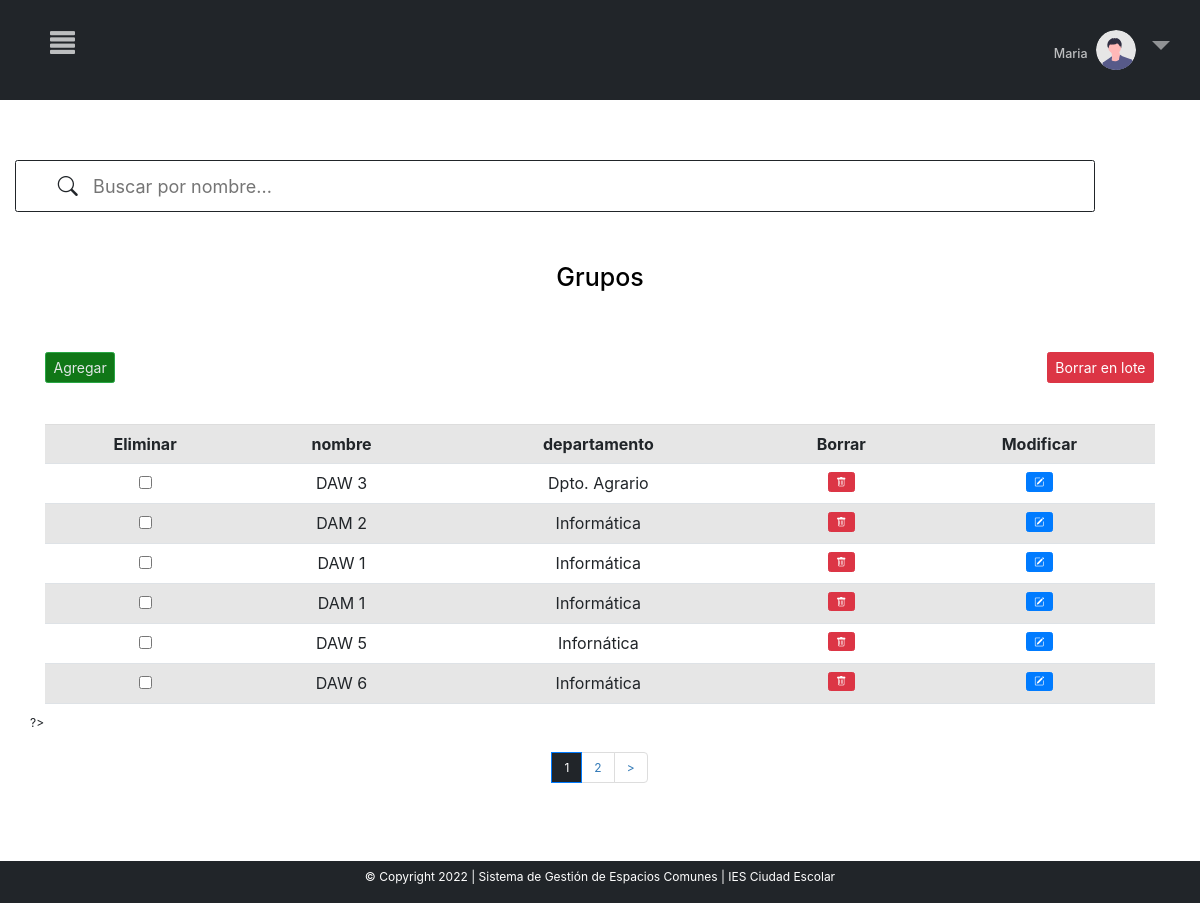
Page /MVC_proyectofinal/inicio.php?c=crudGrupos&page=1 (signed in) on the committed database.
### tables this page shows
CREATE TABLE `grupos` (
  `id` int(6) UNSIGNED NOT NULL,
  `nombre` varchar(30) NOT NULL,
  `departamento` varchar(80) NOT NULL
);

### MVC_proyectofinal/controller/controller.php (called while the page is built, shortened)
<?php
require_once ("models/crud.php");
class Control{
    function __construct()
    {
        $this->crud=new Crud();
    }
    function crudGrupos(){
        include_once ("views/crudGrupos.php");
    }
}
?>

### MVC_proyectofinal/models/conexion.php (called while the page is built)
<?php
class Conexion{
    public function conexion(){
        try{
            $conexion=new PDO("mysql:host=localhost;dbname=sgec","root","");
            $conexion->setAttribute(PDO::ATTR_ERRMODE,PDO::ERRMODE_EXCEPTION);
            return $conexion;
        }
        catch(PDOException $e){
            echo $e->getMessage();
            return null;
        }
    }
}
?>

### MVC_proyectofinal/models/crud.php (called while the page is built, shortened)
<?php
include("conexion.php");
    ?>
    <?php
class Crud extends Conexion{
    private $conexion;
    function __construct()
    {
        $this->conexion=parent::conexion();
    }
    function crudGrupos($opc,$iteams_pagina=null,$offset=null){
        if($opc==1){
            $sql="SELECT count(*) FROM grupos";
            $consulta=$this->conexion->prepare($sql);
            $consulta->execute();
            $count=$consulta->fetch(PDO::FETCH_NUM);
            return $count;
        }
        elseif($opc==2){
            $sql="SELECT * FROM grupos ORDER BY id ASC LIMIT ".$iteams_pagina." OFFSET ".$offset."";
            $consulta=$this->conexion->prepare($sql);
            $consulta->execute();
            $consult=$consulta->fetchAll(PDO::FETCH_ASSOC);
            $keys=array_keys($consult[0]);
            return array($consult,$keys);
        }
    }
}
?>

### MVC_proyectofinal/views/crudGrupos.php (the view, shortened to what this page needs)
<html lang="en" style="    overflow-x: hidden;">
<head>
<link rel="stylesheet" href="https://cdn.jsdelivr.net/npm/bootstrap-icons@1.8.1/font/bootstrap-icons.css">
<link rel="stylesheet" href="libs/bootstrap-5.1.3-dist/css/bootstrap.min.css">
</head>
<body style="font-size:12px !important">
<?php include "menu.php";
$count=$this->crud->crudGrupos(1);
if($count[0]==0){
    echo '
    <div class="row >
    <div class="col-md-12 ">
    <h1 class="display-3"> No se han creado grupos aún</h1>';
    echo "<a href='?c=crudGrupos&page=".$_GET['page']."&crear=1'><button name='crear' style='font-size:14px; margin-bottom:30px'  class='btn btn-success'> Agregar</button></a>
    ";
    if(isset($_GET["crear"])){
        if(isset($_SESSION['vacio'])){
            echo $_SESSION['vacio'];
            unset($_SESSION['vacio']);
        }
        echo "<div style='    width: 100%;
        display: flex;
        align-items: center;
        justify-content: center;
        align-content: center;'><form style='font-size:14px' action='?c=crearGrupos&pag=".$_GET['page']."' method='post' > <table class='table table-striped bg-white ' style='margin-top:2%'>";
                echo '<tr>';
                echo '<th> id</th>';
                echo '<th> nombre</th>';
                echo '<th> departamento</th>';
                ;
                echo '</tr>';
                echo '<tr>';
                echo "<td><input type='number' name='dato[]' style='width:210px'></input></td>";
                echo "<td><input type='text' name='dato[]' style='width:220px'></input></td>";
                echo "<td><input type='text' name='dato[]' style='width:220px'></input></td>";
                echo '</tr>';
                echo "</table>";
        echo "<input class='btn btn-primary'  type='submit' style='font-size:14px' name='agregar-ult' value='Crear'>  </input>";
        echo "<input  class='btn btn-danger'type='submit' style='font-size:14px' name='cancelar' value='Cancelar'></input>";
        echo "</form></div>";
    }
    echo '</div>
    </div>
    </div>';
}
else{
$iteams_pagina=6;
$total_pages=ceil($count[0]/$iteams_pagina);
$page=0;
if(isset($_GET["page"]) && !empty($_GET["page"])){
    $page=$_GET["page"];
}else{
    $page=1;
}
$offset=($page-1) * $iteams_pagina;
$result=$this->crud->crudGrupos(2,$iteams_pagina,$offset);
?>
<div class="row" style="margin-top:5%">
<?php include "barraBusquedaGrupos/barra.php"; ?>
                <div class="col-md-12 ">
                <h1 style="color:black; text-align:center; margin-bottom:0%; background-color:white; margin-top:50px" >Grupos</h1>
<?php
       echo '<div class="container" style="margin-top:60px;">
       <div class="row">
                       <div class="col-md-12 ">';
        echo "<a href='?c=crudGrupos&page=".$_GET['page']."&crear=1'><button name='crear'  style='font-size:14px; margin-bottom:30px' class='btn btn-success'> Agregar</button></a>  ";
       echo  '<div class="table-responsive-sm">
       <table class="table table-striped bg-white table-hover" style="text-align: center; margin-top:1%">';
       echo "<tr ><th>Eliminar</th>";
        foreach($result[1] as $indice){
            if($indice=="id"){
            }else{
                echo "<th>".$indice."</th>";
            }
        }
        echo "<th>Borrar</th>";
        echo "<th>Modificar</th>";
        echo "</tr>";
        ?>
<form style='font-size:14px' action="?c=borrarGrupos&pag=<?php echo $_GET["page"]?>" method="post">
<input type='submit' name='borrar' value='Borrar en lote' class='btn btn-danger' style="    float: right;
    font-size: 14px;
    position: absolute;
    right: 16px;
    top: 0px; " >
<?php
        foreach($result[0] as $indice=>$dato){
            echo "<td><input type='checkbox' name='eliminar[]' value=' ".$dato['id']."'</td>";
            foreach($dato as $x=>$y){
                if($x=="id"){
                }else{
                    echo "<td>".$y."</td>";
                }
            }
            ?>
            <td>
            <a class="dltBtn btn btn-danger" data-id="<?php echo $dato["id"]; ?>" data-page="<?php echo $_GET["page"]; ?>" href="javascript:void(0)"><i class="bi bi-trash"></i></a>
            </td>
            <td><button  title="Modificar" class="btn btn-primary" name="modificar" value="<?php echo $dato["id"] ?>"> <i class="bi bi-pencil-square"></i></button></td>
            <?php
            }
  ?>
           </table>
        </div>
        </div>
        ?>
 <?php
echo "<br>";
?>
<div style="margin-bottom: 100px;
    display: flex;
    justify-content: center">
    <nav aria-label="...">
		<ul class="pagination">
            <li class="page-item active" >
				<?php for($i=0;$i<=$total_pages;$i++):
                    if($i==$_GET["page"]){
                    ?>
                    <a class="page-link" style="color: white!important;
                    background-color: #212529!important;" href="inicio.php?c=crudGrupos&page=<?php echo $_GET['page']?>"><?php echo $i ?></a>
                    </li>
                    <li class="page-item" style="<?php echo $i==$total_pages ? 'display:none' : '' ?>">
                    <a class="page-link" href="inicio.php?c=crudGrupos&page=<?php echo $_GET['page']+1?>"><?php echo $i+1 ?></a>
				<?php }
                endfor ?>
                    </li>
                <li style="<?php echo $_GET['page']==$total_pages ? 'display:none' : '' ?>">
				<a class="page-link" href="inicio.php?c=crudGrupos&page=<?php echo $_GET['page']+1?>">></a>
			</li>
		</ul>
    </nav>
</div>
<?php } ?>
</body>
</html>

### MVC_proyectofinal/inicio.php
<?php
include_once("controller/controller.php");
$control=new Control();
if(!isset($_REQUEST['c'])){
    $control->home();
}else{
    $action=$_REQUEST['c'];
    call_user_func(array($control,$action));
}
?>

### MVC_proyectofinal/views/menu.php (shortened to what this page needs)
<!DOCTYPE html>
<html lang="en" style="    overflow-x: hidden;">
<head>
<link rel="stylesheet" href="https://cdn.jsdelivr.net/npm/bootstrap-icons@1.8.1/font/bootstrap-icons.css">
<link href="https://cdn.jsdelivr.net/npm/bootstrap@5.1.3/dist/css/bootstrap.min.css" rel="stylesheet">
    <link rel="stylesheet" href="libs/bootstrap-5.1.3-dist/css/bootstrap.min.css">
    <link rel="stylesheet" href="libs/css/estilos.css">
<link rel="stylesheet" href="https://maxcdn.bootstrapcdn.com/bootstrap/3.3.7/css/bootstrap.min.css">
</head>
<body style="font-size:12px !important">
<div class="nav">
<span onclick="openNav()" class="menu">
<span class="glyphicon glyphicon-align-justify"></span>
</span>
<li class="nav-item dropdown no-arrow">
        <a class="nav-link dropdown-toggle" id="userDropdown" role="button"
            data-toggle="dropdown" aria-haspopup="true" aria-expanded="false">
            <h5 style="color: rgba(255, 255, 255, 0.7); display:inline-block" ><?php echo $_SESSION['nombre'];?></h5>
            <img class="img-profile rounded-circle" style="width:40px"
                src="libs/img/undraw_profile.svg" alt="avatar">
        </a>
    </li>
</div>
   <div class="footer">
       <p>© Copyright 2022 | Sistema de Gestión de Espacios Comunes | IES Ciudad Escolar</p>
</div>
</body>
</html>

### MVC_proyectofinal/views/barraBusquedaGrupos/barra.php (shortened to what this page needs)
<html lang="en" style="    overflow-x: hidden;">
<head>
    <link rel="stylesheet" href="libs/bootstrap-5.1.3-dist/css/bootstrap.min.css">
    <link rel="stylesheet" href="libs/css/estilos.css">
    <link rel="stylesheet" href="https://cdn.jsdelivr.net/npm/bootstrap-icons@1.3.0/font/bootstrap-icons.css">
</head>
 <link rel="stylesheet" href="https://maxcdn.bootstrapcdn.com/bootstrap/4.0.0/css/bootstrap.min.css">
<div class="col-12" style="margin-left:15px">
<div class="rounded p-3 barra" style='border: 1px solid  #212529;'>
<i class="bi bi-search" style="font-size: 20px;padding-right: 10px;margin-left:3%;"></i>
<input type="text" id="search" placeholder="Buscar por nombre..."  style="width: 80%; font-size:18px; border:none"/>
</div>
</div>

### MVC_proyectofinal/libs/css/estilos.css (style rules this page uses)
.nav { text-align: center; }
.nav>li>a { background:none !important; font-size:30px !important }
.nav-link { color:#375458 }
th { text-align: center !important; }
li.page-item.active a.page-link { background-color: #1A3C40 !important; color:#708588 !important }
.btn.btn-success { background-color: #107717; color:#E2E7E7 }
.active, .accordion:hover { background-color: #ccc; }

### MVC_proyectofinal/views/menu.php (style rules this page uses)
body { overflow-x: hidden; }
.nav { display: flex; flex-direction: row; justify-content: center; width: 100%; background-color: #212529; padding: 20px; color: rgba(255, 255, 255, 0.5); }
li.nav-item { float: right; right: 0px; top: 0px; position: absolute !important; margin: 15px; }
.menu { position: absolute; top: 30px; left: 20px; margin:0px 15px !important; color: rgba(255, 255, 255, 0.7) !important }
.footer { background-color: #212529; position:fixed; bottom:0px; left:0px; right:0px; padding:7px; text-align:center; z-index:4; color:white; margin-top: 5% !important; }
@media only screen 
        and (min-device-width: 320px) 
        and (max-device-width: 812px) { .nav { padding:50px } }
.glyphicon { position: relative; top: 0px !important; margin-left: 15px; font-size: 25px; display: inline-block; font-family: 'Glyphicons Halflings'; font-style: normal; font-weight: 400; line-height: 1; -webkit-font-smoothing: antialiased; -moz-osx-font-smoothing: grayscale; }
body { font-family: "Lato", sans-serif; }
.dropdown { position: relative; display: inline-block; }

### MVC_proyectofinal/views/barraBusquedaGrupos/barra.php (style rules this page uses)
.active, .accordion:hover { background-color: white; }
@media screen 
        and (min-device-width: 320px) 
        and (max-device-width: 812px) 
        and (-webkit-min-device-pixel-ratio: 1) { .barra { width: 90% !important; } }

### rows in the picture
grupos: nombre "DAW 3", departamento "Dpto. Agrario", $dato["id"] 1 (drawn)
grupos: nombre "DAM 2", departamento "Informática", $dato["id"] 2 (drawn)
grupos: nombre "DAW 1", departamento "Informática", $dato["id"] 3 (drawn)
grupos: nombre "DAM 1", departamento "Informática", $dato["id"] 4 (drawn)
grupos: nombre "DAW 5", departamento "Infornática", $dato["id"] 5 (drawn)
grupos: nombre "DAW 6", departamento "Informática", $dato["id"] 6 (drawn)

### other values in the picture
$_SESSION['nombre'] "Maria"
$indice "nombre"
$indice "departamento"
